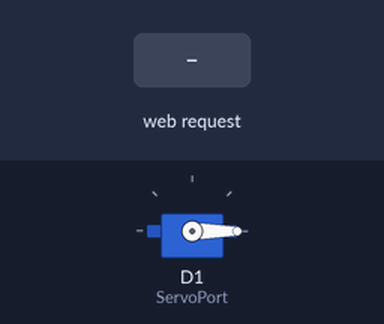
This sketch was run on a simulated ESP8266 (NodeMCU). Shown: servo. The test bench sets the inputs (shaded band). WiFi joins after 1.5 s; servers stay silent unless stated; EEPROM starts erased; what the sketch prints to the serial monitor is not drawn.

Above: at 3.2 s.
3.3 s: HTTP request GET /setPOS?servoPOS=120 received
At 4.1 s:
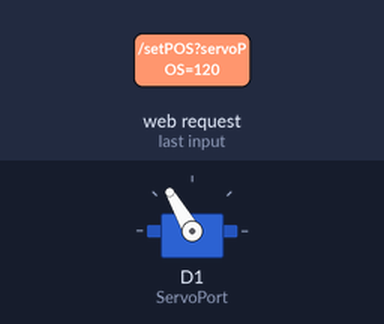
4.8 s: HTTP request GET /setPOS received
At 5.3 s:
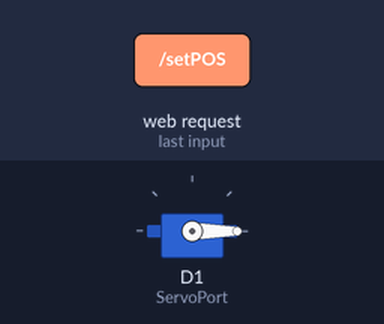
6.3 s: HTTP request GET /setPOS?servoPOS=120&ssid=120&password=120 received
At 7.6 s:
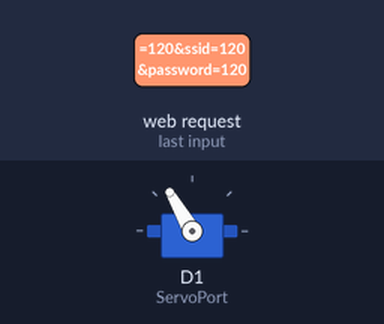
Timing chart, 0 to 9.3 s (numbered marks = the images above; inputs shaded):
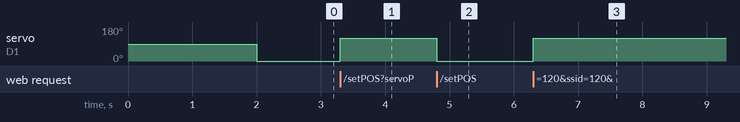

Measured:
- after the input at 3.3 s, servo on D1 (ServoPort): 0° → 120° at once
- after the input at 4.8 s, servo on D1 (ServoPort): 120° → 0° at once
- after the input at 6.3 s, servo on D1 (ServoPort): 0° → 120° at once

The sketch:

eeprom_servo.ino
```cpp
#include <ESP8266WiFi.h>
#include <WiFiClient.h>
#include <ESP8266WebServer.h>
#include <Servo.h>
#include <EEPROM.h>

// Include the HTML page
#include "PageIndex.h"

#define ServoPort D1  // Define the pin to which the servo is connected

Servo myservo;  // Create a servo object
ESP8266WebServer server(80);  // Create a web server object on port 80

// EEPROM addresses for storing Wi-Fi SSID, password, and servo status
#define EEPROM_WIFI_SSID_ADDR 0
#define EEPROM_WIFI_PASS_ADDR 64
#define EEPROM_SERVO_STATUS_ADDR 128

char ssid[32];  // Array to store Wi-Fi SSID
char password[32];  // Array to store Wi-Fi password
int servoStatus;  // Variable to store the servo position

// Function to handle the root URL "/"
void handleRoot() {
  String s = MAIN_page;  // Read the HTML page content
  server.send(200, "text/html", s);  // Send the HTML page to the client
}

// Function to handle the servo control URL "/setPOS"
void handleServo() {
  String POS = server.arg("servoPOS");  // Get the servo position from the URL parameter
  int pos = POS.toInt();  // Convert the position to an integer
  myservo.write(pos);  // Move the servo to the specified position
  delay(15);  // Short delay to ensure smooth movement
  Serial.print("Servo Angle:");
  Serial.println(pos);  // Print the servo position to the Serial Monitor
  server.send(200, "text/plain", "");  // Send an empty response to the client
}

// Function to handle the configuration save URL "/saveConfig"
void handleConfigSave() {
  String ssid_str = server.arg("ssid");  // Get the SSID from the URL parameter
  String password_str = server.arg("password");  // Get the password from the URL parameter
  String servoStatus_str = server.arg("servoStatus");  // Get the servo position from the URL parameter

  ssid_str.toCharArray(ssid, sizeof(ssid));  // Convert the SSID to a char array
  password_str.toCharArray(password, sizeof(password));  // Convert the password to a char array
  servoStatus = servoStatus_str.toInt();  // Convert the servo position to an integer

  // Save Wi-Fi configuration and servo position to EEPROM
  EEPROM.begin(512);
  EEPROM.put(EEPROM_WIFI_SSID_ADDR, ssid);
  EEPROM.put(EEPROM_WIFI_PASS_ADDR, password);
  EEPROM.put(EEPROM_SERVO_STATUS_ADDR, servoStatus);
  EEPROM.commit();
  EEPROM.end();

  // Send a response to the client
  server.send(200, "text/plain", "Configuration saved! Rebooting...");

  // Restart ESP8266 to apply new settings
  ESP.restart();
}

// Function to start the ESP8266 in Access Point (AP) mode
void startAPMode() {
  WiFi.softAP("NodeMCU_ESP8266", "12345");  // Create an AP with the specified SSID and password
  IPAddress apip = WiFi.softAPIP();  // Get the IP address of the AP
  Serial.print("AP IP address: ");
  Serial.println(apip);  // Print the AP IP address to the Serial Monitor
}

void setup() {
  Serial.begin(115200);  // Initialize Serial communication at 115200 baud rate
  delay(500);  // Short delay for stabilization

  myservo.attach(ServoPort);  // Attach the servo to the defined pin

  // Initialize EEPROM
  EEPROM.begin(512);

  // Read Wi-Fi configuration and servo status from EEPROM
  EEPROM.get(EEPROM_WIFI_SSID_ADDR, ssid);
  EEPROM.get(EEPROM_WIFI_PASS_ADDR, password);
  EEPROM.get(EEPROM_SERVO_STATUS_ADDR, servoStatus);
  EEPROM.end();

  // Start in AP mode initially
  startAPMode();

  // Check if SSID and password are available, then connect to Wi-Fi
  if (strlen(ssid) > 0 && strlen(password) > 0) {
    WiFi.begin(ssid, password);  // Begin Wi-Fi connection with the stored SSID and password
    Serial.println("Connecting to Wi-Fi");

    unsigned long startAttemptTime = millis();

    // Keep attempting to connect for 10 seconds
    while (WiFi.status() != WL_CONNECTED && millis() - startAttemptTime < 10000) {
      delay(500);
      Serial.print(".");
    }

    if (WiFi.status() == WL_CONNECTED) {
      Serial.println("");
      Serial.println("WiFi connected");
      Serial.println("IP address: ");
      Serial.println(WiFi.localIP());  // Print the device IP address to the Serial Monitor
      myservo.write(servoStatus);  // Set the servo to the last known position
    } else {
      Serial.println("");
      Serial.println("Failed to connect to Wi-Fi. Continuing in AP mode.");
    }
  } else {
    Serial.println("No Wi-Fi credentials found. Continuing in AP mode.");
  }

  // Define URL handlers
  server.on("/", handleRoot);  // Handle root URL
  server.on("/setPOS", handleServo);  // Handle servo control URL
  server.on("/saveConfig", handleConfigSave);  // Handle configuration save URL
  server.begin();  // Start the web server
  Serial.println("HTTP server started");
}

void loop() {
  server.handleClient();  // Handle incoming client requests
}
```

PageIndex.h
```cpp
const char MAIN_page[] PROGMEM = R"=====(
<!DOCTYPE html>
<html>
  <head>
    <meta name="viewport" content="width=device-width, initial-scale=1">
    <style>
      html {
        font-family: Arial;
        display: inline-block;
        margin: 0px auto;
        text-align: center;
      }

      .slidecontainer {
        width: 100%;
      }

      .slider {
        -webkit-appearance: none;
        width: 50%;
        height: 15px;
        border-radius: 5px;
        background: #d3d3d3;
        outline: none;
        opacity: 0.7;
        -webkit-transition: .2s;
        transition: opacity .2s;
      }

      .slider:hover {
        opacity: 1;
      }

      .slider::-webkit-slider-thumb {
        -webkit-appearance: none;
        appearance: none;
        width: 25px;
        height: 25px;
        border-radius: 50%;
        background: #4CAF50;
        cursor: pointer;
      }

      .slider::-moz-range-thumb {
        width: 25px;
        height: 25px;
        border-radius: 50%;
        background: #4CAF50;
        cursor: pointer;
      }
    </style>
  </head>
  <body>

    <h1>NodeMCU ESP8266 / ESP12E Control Servo SG90</h1>
    <br><br>

    <div class="slidecontainer">
      <input type="range" min="0" max="180" value="50" class="slider" id="myRange">
      <p>Value : <span id="demo"></span></p>
    </div>

    <div>
      <h2>WiFi Configuration</h2>
      <form id="configForm">
        <label for="ssid">SSID:</label><br>
        <input type="text" id="ssid" name="ssid" required><br>
        <label for="password">Password:</label><br>
        <input type="password" id="password" name="password" required><br>
        <label for="servoStatus">Servo Status:</label><br>
        <input type="text" id="servoStatus" name="servoStatus" required><br>
        <input type="submit" value="Save">
      </form>
    </div>

    <script>
      document.getElementById("configForm").addEventListener("submit", function(event) {
        event.preventDefault();
        var ssid = document.getElementById("ssid").value;
        var password = document.getElementById("password").value;
        var servoStatus = document.getElementById("servoStatus").value;
        saveConfig(ssid, password, servoStatus);
      });

      function saveConfig(ssid, password, servoStatus) {
        var xhttp = new XMLHttpRequest();
        xhttp.onreadystatechange = function() {
          if (this.readyState == 4 && this.status == 200) {
            alert("Configuration saved! Rebooting...");
            setTimeout(function() {
              window.location.reload();
            }, 2000);
          }
        };
        xhttp.open("GET", "/saveConfig?ssid=" + ssid + "&password=" + password + "&servoStatus=" + servoStatus, true);
        xhttp.send();
      }

      function sendData(pos) {
        var xhttp = new XMLHttpRequest();
        xhttp.onreadystatechange = function() {
          if (this.readyState == 4 && this.status == 200) {
            console.log(this.responseText);
          }
        };
        xhttp.open("GET", "setPOS?servoPOS=" + pos, true);
        xhttp.send();
      }

      var slider = document.getElementById("myRange");
      var output = document.getElementById("demo");
      output.innerHTML = slider.value;

      slider.oninput = function() {
        output.innerHTML = this.value;
        sendData(output.innerHTML);
      }
    </script>

  </body>
</html>
)=====";
```
